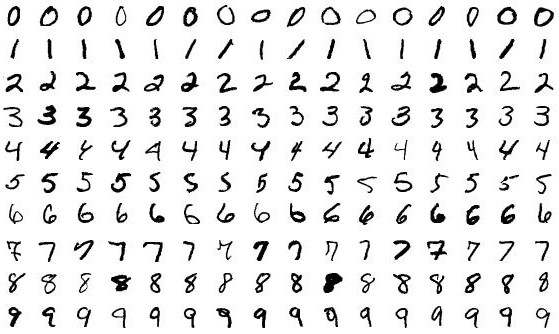
#> input picture numbers1.jpg, 559 x 334 px, given in place of the camera
$ jupyter execute --allow-errors 'digit classifier.ipynb'
#> lines starting #> are read from the running program, lines starting #| are printed output that depends on the picture; after the words box and inside, x2 and y2 are one past the last pixel; in counts of white or black regions, pixels touching at a corner belong together
#> further down, frame is the input picture: shape (334, 559, 3); min 0, max 255, mean 231.4
#> `frame = cv.resize(frame,(400,300))`:
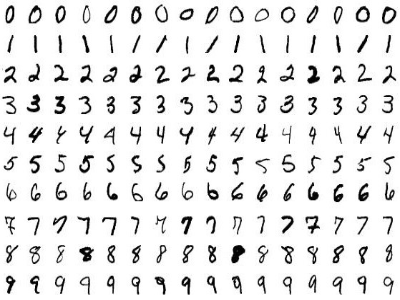
#> frame: shape (300, 400, 3); min 0, max 255, mean 231.4
#> `edge = cv.Canny(frame,80,255)`:
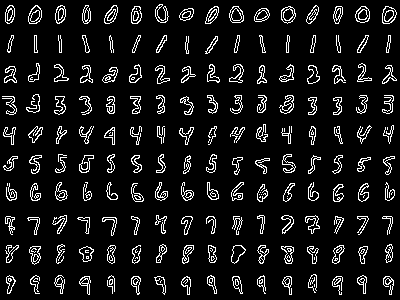
#> edge: shape (300, 400); 8.8% white in thin lines or dots
#> `contours,hierarchy = cv.findContours(edge,cv.RETR_EXTERNAL,cv.CHAIN_AP..`: contours = 190 contours, 57 with area under 20; largest, box (x1, y1, x2, y2) and area: (382, 6, 397, 24) 186, (281, 6, 296, 24) 184, (229, 6, 244, 23) 181, (355, 6, 370, 23) 179, (28, 5, 42, 24) 179
[cell 1]
import tensorflow as tf
from tensorflow import keras
import matplotlib.pyplot as plt
import cv2 as cv
import numpy as np

#> (the rest of this cell did not finish here and is left out)

[cell 2]
# load img
cap = cv.VideoCapture(0)
numbers = ["Zero","One","Two","Three","Four","Six","Six","Seven","Eigit","Nine"]
#> (the rest of this cell did not finish here and is left out)
